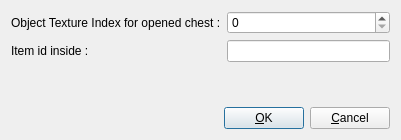
<?xml version="1.0" encoding="UTF-8"?>
<ui version="4.0">
 <class>editTileActionOpenChestPropertiesFormClass</class>
 <widget class="QDialog" name="editTileActionOpenChestPropertiesFormClass">
  <property name="geometry">
   <rect>
    <x>0</x>
    <y>0</y>
    <width>401</width>
    <height>140</height>
   </rect>
  </property>
  <property name="windowTitle">
   <string>Edit Open Chest Properties</string>
  </property>
  <layout class="QVBoxLayout" name="verticalLayout">
   <item>
    <layout class="QFormLayout" name="formLayout">
     <item row="0" column="0">
      <widget class="QLabel" name="label_2">
       <property name="text">
        <string>Object Texture Index for opened chest :</string>
       </property>
      </widget>
     </item>
     <item row="0" column="1">
      <widget class="QSpinBox" name="spinBoxObjectTextureIndexOpenedChest">
       <property name="maximum">
        <number>32768</number>
       </property>
      </widget>
     </item>
     <item row="1" column="0">
      <widget class="QLabel" name="label">
       <property name="text">
        <string>Item id inside :</string>
       </property>
      </widget>
     </item>
     <item row="1" column="1">
      <widget class="QLineEdit" name="lineEditItemIdInside"/>
     </item>
    </layout>
   </item>
   <item>
    <spacer name="verticalSpacer">
     <property name="orientation">
      <enum>Qt::Vertical</enum>
     </property>
     <property name="sizeHint" stdset="0">
      <size>
       <width>20</width>
       <height>40</height>
      </size>
     </property>
    </spacer>
   </item>
   <item>
    <layout class="QHBoxLayout" name="horizontalLayout">
     <item>
      <spacer name="horizontalSpacer">
       <property name="orientation">
        <enum>Qt::Horizontal</enum>
       </property>
       <property name="sizeHint" stdset="0">
        <size>
         <width>40</width>
         <height>20</height>
        </size>
       </property>
      </spacer>
     </item>
     <item>
      <widget class="QPushButton" name="pushButtonOK">
       <property name="text">
        <string>&amp;OK</string>
       </property>
       <property name="icon">
        <iconset resource="../res/global.qrc">
         <normaloff>:/commonEditor.UI/res/dialog-ok.svg</normaloff>:/commonEditor.UI/res/dialog-ok.svg</iconset>
       </property>
       <property name="default">
        <bool>true</bool>
       </property>
      </widget>
     </item>
     <item>
      <widget class="QPushButton" name="pushButtonCancel">
       <property name="text">
        <string>&amp;Cancel</string>
       </property>
       <property name="icon">
        <iconset resource="../res/global.qrc">
         <normaloff>:/commonEditor.UI/res/dialog-close.svg</normaloff>:/commonEditor.UI/res/dialog-close.svg</iconset>
       </property>
      </widget>
     </item>
    </layout>
   </item>
  </layout>
 </widget>
 <tabstops>
  <tabstop>spinBoxObjectTextureIndexOpenedChest</tabstop>
  <tabstop>lineEditItemIdInside</tabstop>
  <tabstop>pushButtonOK</tabstop>
  <tabstop>pushButtonCancel</tabstop>
 </tabstops>
 <resources>
  <include location="../res/global.qrc"/>
 </resources>
 <connections/>
</ui>
